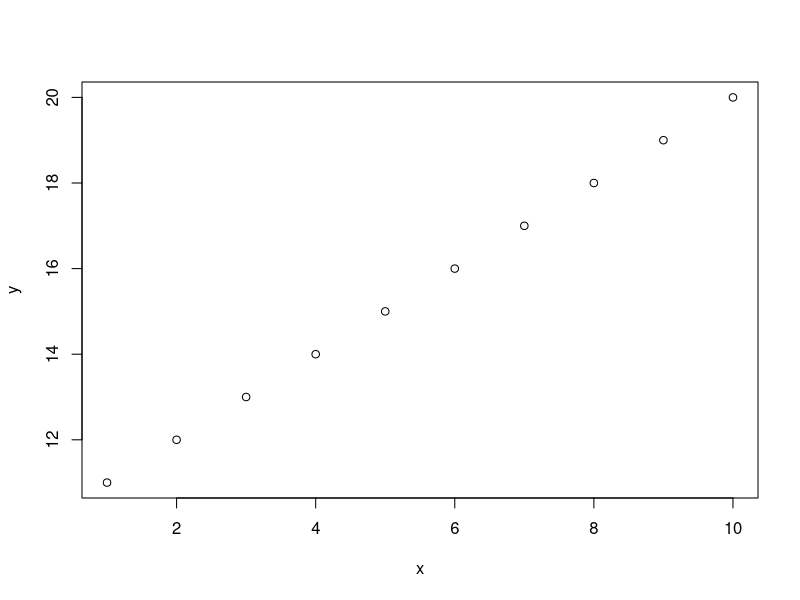
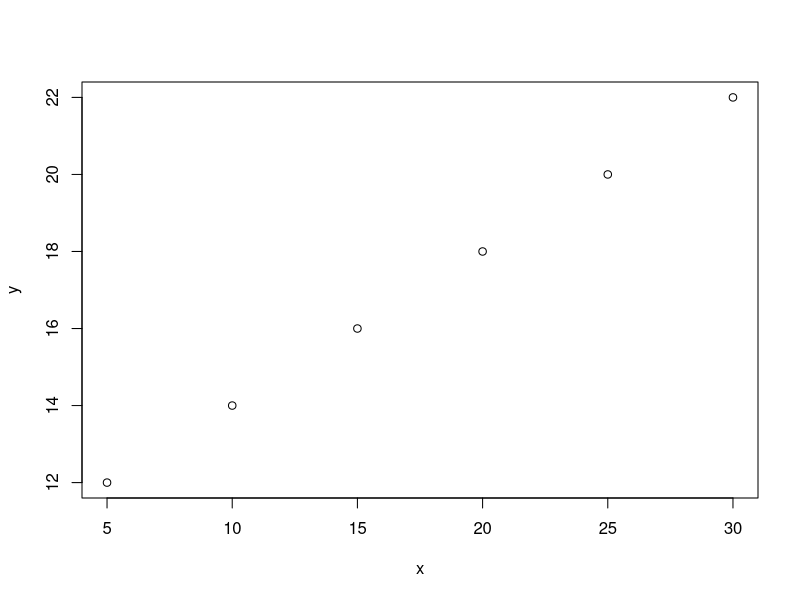
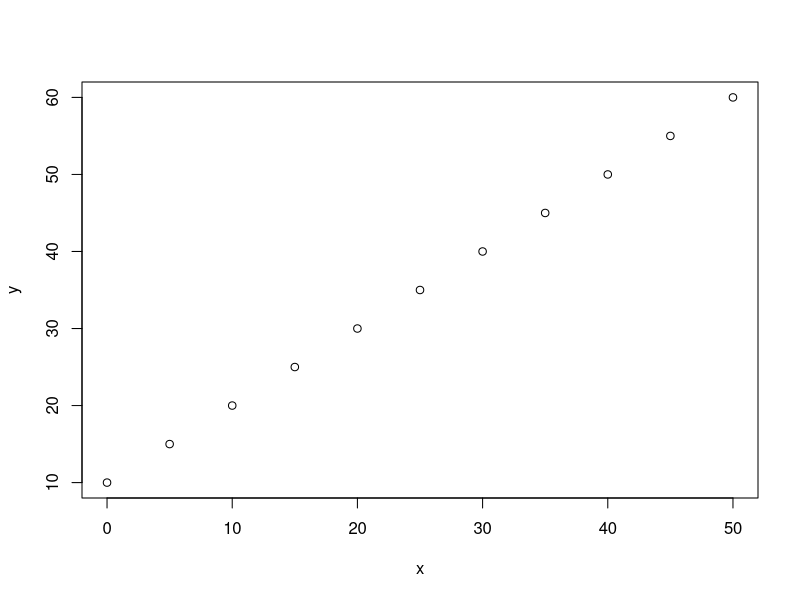
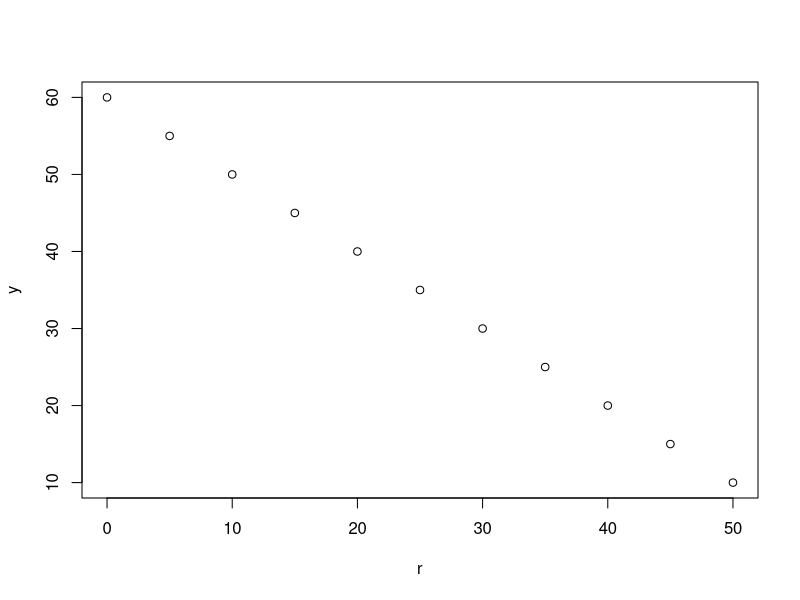
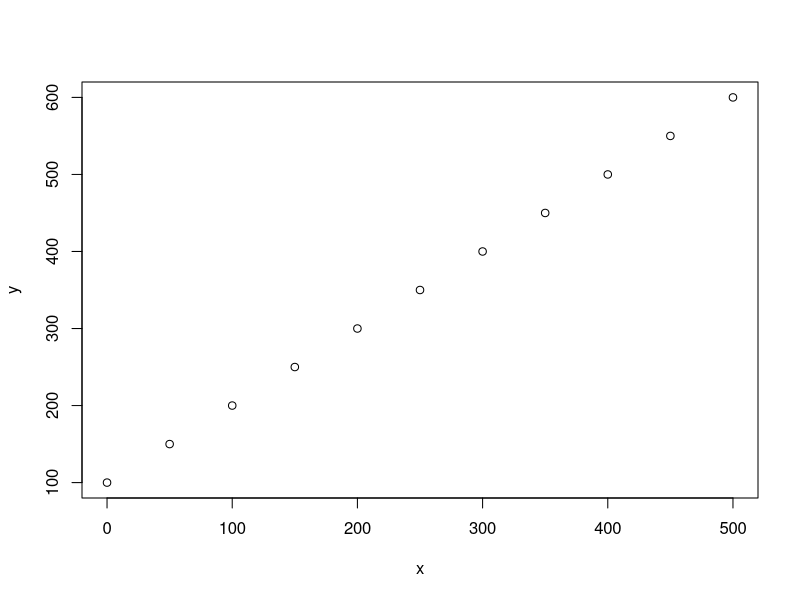
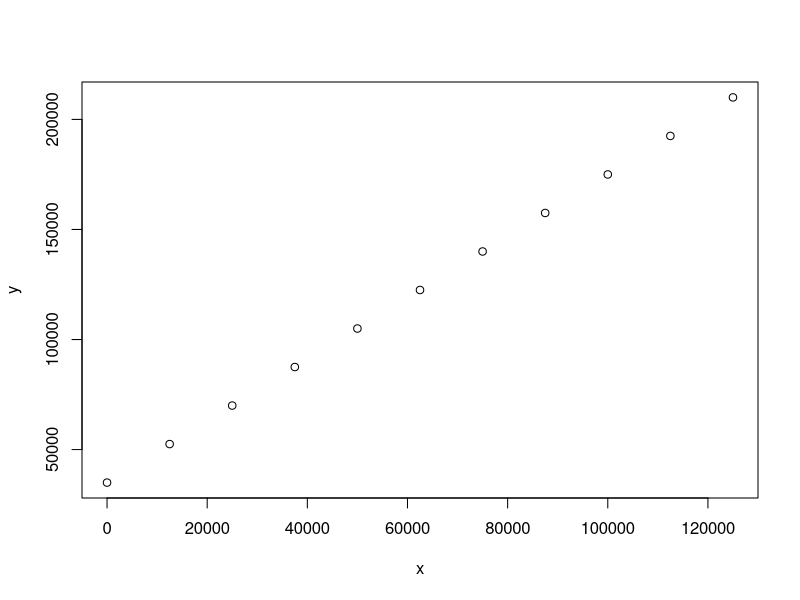
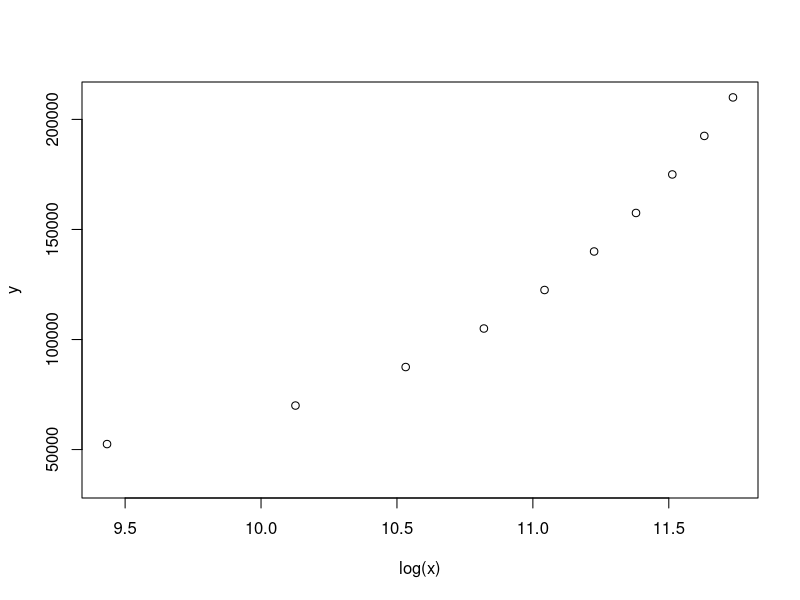
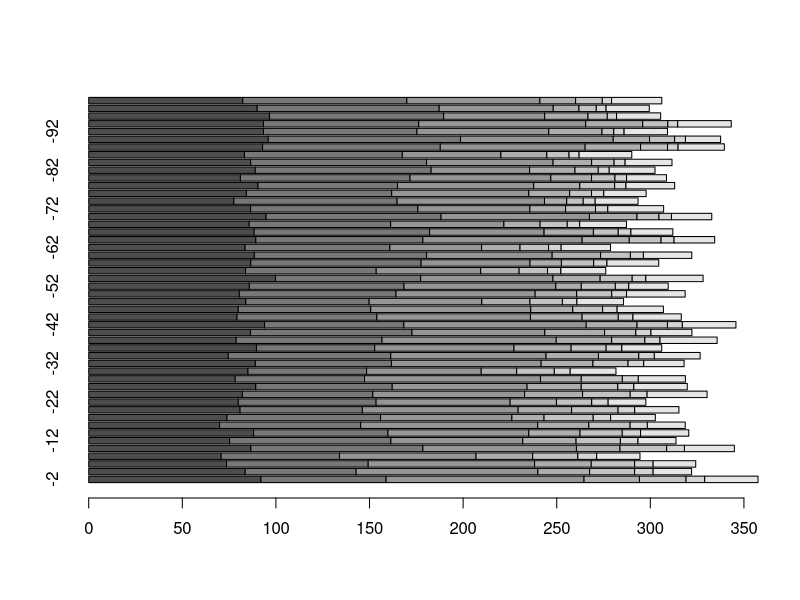

The R script that drew these images, in order:
###Building code for APD Practical workshop.

#Reading and manipulating data.

#Vectors

x = 5
y = 6

#Can also be multiple things

x = 1:10
y = 11:20

plot(x, y)

#Key function, concatinate c()

#Basic structure c(thing, thing, thing, thing)

x = c(5,10,15,20,25,30)
y = c(12,14,16,18,20,22)

plot(x, y)

#We can also make charcater and logical vectors.

z = c("This", "is", "not", "a", "character", "vector")
t = c(TRUE, TRUE, FALSE, TRUE, TRUE, TRUE)

#These can interact and we can subset the one by the other by using [].

z[t == TRUE]

#This also works for numeric objects and we can pull a single value with x[position]

x[2]

#Tools for generating/manipulating vectors: sequence

#Basic structure is seq(first, last, by)

x = c(seq(0, 50, 5))
y = c(seq(10, 60, 5))

plot(x, y)

#This gives us sequences from 0-50 and 10-60 (respectively) by 5.

#These are easily reversed - rev(object)

r = rev(x)

plot(r, y)

#One of R's advantages is that you apply transformations evenly and explicitly.

x = x*10
y = y*10

plot(x, y)

#You can also derive statistics from vectors.

mean(x)
mean(y)
median(c(x, y))
mean(c(x,y))
max(x)
min(x)

#You can tranform a vector by the result of its own statistic.

x = x * mean(x)
y = y * mean(y)

plot(x, y)

#R executes the commands in the order that it reads them. Thus, you can use functions within other functions.

#Here, R will start the plot function, then use the log function "log(x)" on x create a plot against y.

plot(log(x), y)

#Vectors are useful, but a matrix is even more useful.

#Like vectors, we can conjure a matrix by explicitly defining it.

x = matrix(1:100, nrow = 10, ncol = 10)

#You can read portions of this data using []. The difference between a matrix and a vector is now you have a two-dimensional address [row, column]

x[4, 5]

#You can pull ranges of numbers as well

x[4:5, 5]

#You can pull entire rows by leaving the y (column) position empty

x[4, ]

#You can pull entire columns by leaving the x (row) position empty

x[ ,5]

#Quickly generating a random dataset.

#Here, we insert the sample() function into the matrix() function to make a 10 x 10 matrix of randomly selected values between 1:100.

RDM1234 = matrix( sample(1:100, 100, replace=TRUE), nrow = 10, ncol = 10)

#This could be a bit more realistic, let's give some probability distributions to it.

#This requires a bit of planning. We want more of some elements (1-5) and less of other elements (6-10). First fifty draws are going up per row of 10, second fifty are going down...

RDM1234[ ,1:5] = sample(1:100, 50, replace = TRUE, prob = c(rep(0.1, 50), seq(0.51, 1, 0.01)))

RDM1234[ ,6:10] = sample(1:100, 50, replace = TRUE, prob = c(seq(0.51, 1, 0.01), rep(0.1, 50)))

#We can see the impact we're having by looking at the  means of every column. Here, we use handy functions that work well with matrices.

#apply() lets us use a function on each column of a dataset. Form is apply(dataset, column (2) or row (1), function name)

apply(RDM1234, 2, mean)

#This gives us a matrix with different overall volumes of our imaginary taxa, but we don't see any change with depth.

#rnorm() lets us do this, giving us random normal distribution with a moving average.

rnorm(50, c(seq(25,50,0.5)), sd=5)

#Still looks like we're building the dataset by individual columns. So, we need to define ranges for these values as well as sds.

#This means we need a table with 50 rows and three columns.

FAKE_ECO = matrix(nrow = 7, ncol = 3)

#Three hyper abundant types with high counts, two are increasing, one decreasing.

FAKE_ECO[1,]=c(80,90,5)
FAKE_ECO[2,]=c(70,90,8)
FAKE_ECO[3,]=c(90,60,12)

#Three less abundant types, all decreasing.

FAKE_ECO[4,]=c(30,20,5)
FAKE_ECO[5,]=c(25,10,2)
FAKE_ECO[6,]=c(10,5,0.2)

#One type deviating around average

FAKE_ECO[7,]=c(25,26,3)

#Make fake matrix

FKE1234 = matrix(nrow = 50, ncol = 7)

#Fill fake matrix with rnorm data employing moving averages.

for(i in 1:ncol(FKE1234)){
  FKE1234[,i]=rnorm(nrow(FKE1234),c(seq(FAKE_ECO[i,1],FAKE_ECO[i,2],length.out = nrow(FKE1234))),FAKE_ECO[i,3])
}

#Add some pretend depths

d = seq(-2,-100,-2)

#Make up pretend taxa

taxa = c("Alchornea", "Macaranga", "Syzygium", "Blighia", "Terminalia", "Tetrorchidium", "Nymphaea")

#Doctor up the matrix

row.names(FKE1234) = d
colnames(FKE1234) = taxa

#This basically works. We've made up a fake dataset!

barplot(t(FKE1234), horiz = TRUE)



